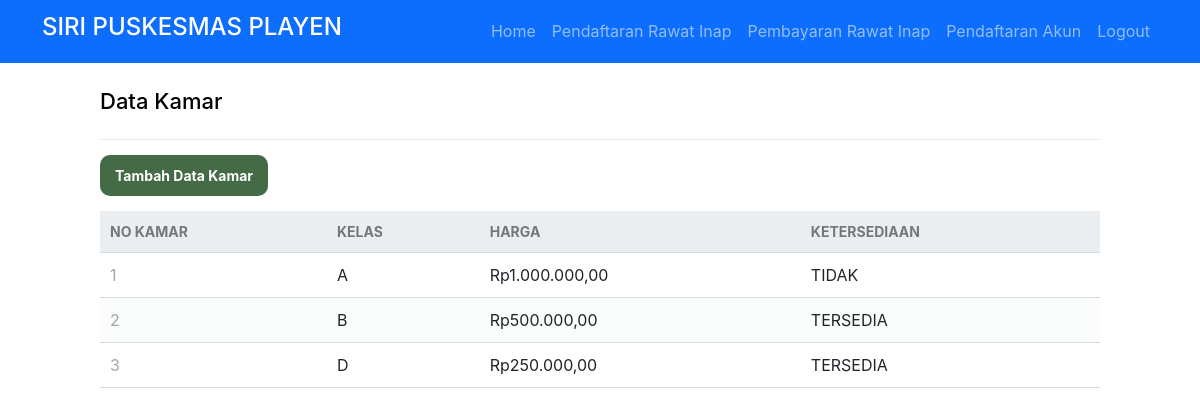
The app's page /adminWeb/kamar/read.php (signed in) with its own data.
### tables this page shows
CREATE TABLE `kamar` (
  `no_kamar` int(11) NOT NULL,
  `kelas_kamar` varchar(25) NOT NULL,
  `harga_kamar` int(11) NOT NULL,
  `status` enum('TERSEDIA','TIDAK') NOT NULL
);

### db/func.php (called while the page is built, shortened)
<?php
function rupiah($angka){
    $hasil = "Rp" . number_format($angka, '2', ',', '.');
    return $hasil;
}
?>

### adminWeb/kamar/read.php (the view, shortened to what this page needs)
<?php
if ($_SESSION['username'] == '') {
	echo "<script>
    alert('Anda Harus Login terlebih dahulu');
    window.location.href='./auth/fmasuk.php';
    </script>";
} else {
?>
	<!DOCTYPE html>
	<html>
	<head>
		<link href="../../db/style.css" rel="stylesheet" type="text/css">
		<link href="https://cdn.jsdelivr.net/npm/bootstrap@5.2.0-beta1/dist/css/bootstrap.min.css" rel="stylesheet">
	</head>
	<body>
		<nav class="navbar navbar-expand-sm navbar-dark bg-primary">
			<div class="container">
				<a class="navbar-brand" href="#">
					<h4>SIRI PUSKESMAS PLAYEN </h3>
				</a>
				<ul class="navbar-nav ml-auto mt-2 mt-lg-0 d-flex align-items-center">
					<li class="nav-item">
						<a class="nav-link menu " id="menuHome" href="../../index.php">Home</a>
					</li>
					<?PHP if ($_SESSION['role_id'] == 1) { ?>
						<li class="nav-item">
							<a class="nav-link menu" id="daftarrawatinap" href="./pasien/daftarrawatinap.php"><i class=""></i>Pendaftaran Rawat Inap</a>
						</li>
						<li class="nav-item">
							<a class="nav-link menu" id="bayarrawatinap" href="./pasien/bayarrawatinap.php"><i class=""></i>Pembayaran Rawat Inap</a>
						</li>
						<li class="nav-item">
							<a class="nav-link menu" id="daftarakun" href="./pasien/daftarakun.php"><i class=""></i>Pendaftaran Akun</a>
						</li>
					<?PHP } ?>
					<li class="nav-item">
						<a class="nav-link menu" id="logout" href="../../auth/sLogout.php"><i class=""></i>Logout</a>
					</li>
				</ul>
			</div>
		</nav>
		<?php
		include("../../db/func.php");
		$pdo = pdo_connect_mysql();
		$page = isset($_GET['page']) && is_numeric($_GET['page']) ? (int)$_GET['page'] : 1;
		$records_per_page = 8;
		$stmt = $pdo->prepare('SELECT * FROM kamar ORDER BY no_kamar LIMIT :current_page, :record_per_page');
		$stmt->bindValue(':current_page', ($page - 1) * $records_per_page, PDO::PARAM_INT);
		$stmt->bindValue(':record_per_page', $records_per_page, PDO::PARAM_INT);
		$stmt->execute();
		$kamars = $stmt->fetchAll(PDO::FETCH_ASSOC);
		?>
		<div class="content read">
			<h2>Data Kamar</h2>
			<a href="./create.php" class="menu create-dokter" id="tambahDokter">Tambah Data Kamar</a>
			<table>
				<thead>
					<tr>
						<td>NO KAMAR</td>
						<td>KELAS</td>
						<td>HARGA</td>
						<td>KETERSEDIAAN</td>
					</tr>
				</thead>
				<tbody>
					<?php foreach ($kamars as $kamar) : ?>
						<tr>
							<td><?= $kamar['no_kamar'] ?></td>
							<td><?= $kamar['kelas_kamar'] ?></td>
							<td><?= rupiah($kamar['harga_kamar']) ?></td>
							<td><?= $kamar['status'] ?></td>
						</tr>
					<?php endforeach; ?>
				</tbody>
			</table>
		</div>
	<?php
}
	?>

### db/style.css (style rules this page uses)
* { box-sizing: border-box; font-family: -apple-system, BlinkMacSystemFont, "segoe ui", roboto, oxygen, ubuntu, cantarell, "fira sans", "droid sans", "helvetica neue", Arial, sans-serif; font-size: 16px; -webkit-font-smoothing: antialiased; -moz-osx-font-smoothing: grayscale; }
body { background-color: #FFFFFF; margin: 0; }
.content { width: 1000px; margin: 0 auto; }
.content h2 { margin: 0; padding: 25px 0; font-size: 22px; border-bottom: 1px solid #ebebeb; color: black; }
.read .create-dokter { display: inline-block; text-decoration: none; background-color: #446A46; font-weight: bold; font-size: 14px; color: #FFFFFF; padding: 10px 15px; margin: 15px 0; border-radius: 10px; }
.read table { width: 100%; padding-top: 30px; border-collapse: collapse; }
.read table thead { background-color: #ebeef1; border-bottom: 1px solid #d3dae0; }
.read table thead td { padding: 10px; font-weight: bold; color: #767779; font-size: 14px; }
.read table tbody tr { border-bottom: 1px solid #d3dae0; }
.read table tbody tr:nth-child(even) { background-color: #fbfcfc; }
.read table tbody tr td { padding: 10px; }
.read table tbody tr td:nth-child(1) { color: #a5a7a9; }

### records on screen
kamar: no_kamar "1", kelas_kamar "A", harga_kamar "Rp1.000.000,00", status "TIDAK"
kamar: no_kamar "2", kelas_kamar "B", harga_kamar "Rp500.000,00", status "TERSEDIA"
kamar: no_kamar "3", kelas_kamar "D", harga_kamar "Rp250.000,00", status "TERSEDIA"
